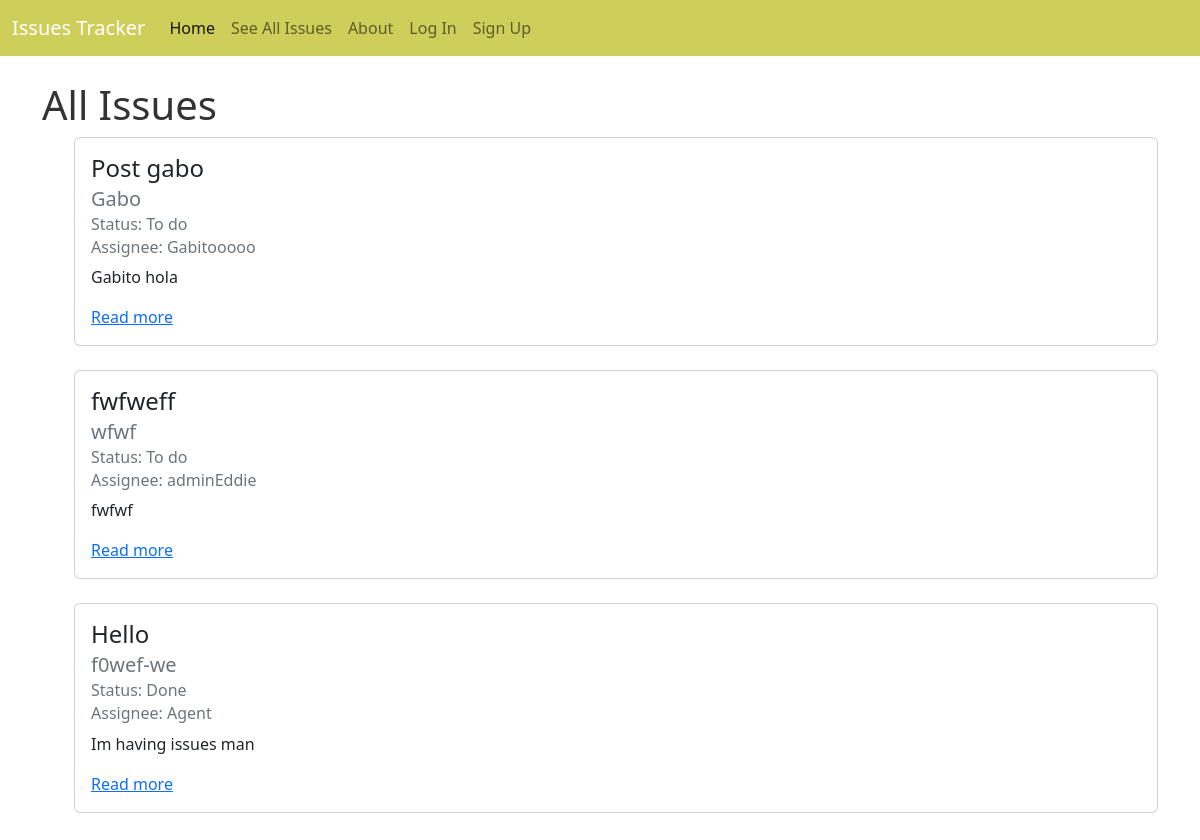
The app's page /issues/, older data.
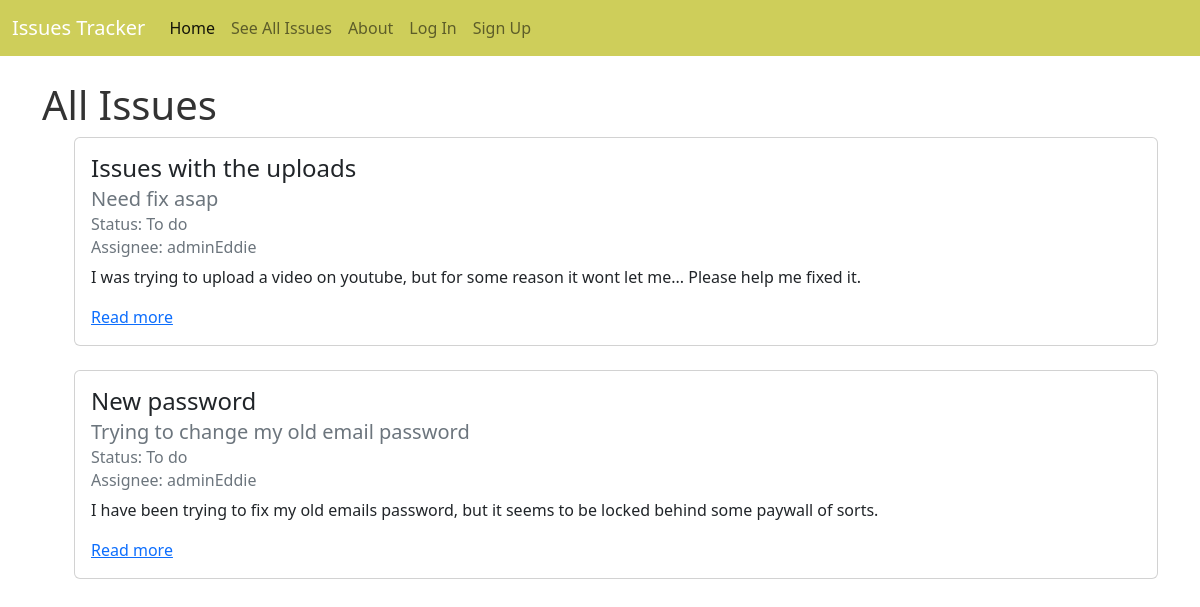
The same page, newer data.
### issues/models.py (models this page shows, shortened)
class Issues(models.Model):
    title = models.CharField(max_length=256)
    summary = models.CharField(max_length=512)
    description = models.TextField()
    status = models.ForeignKey(
        Status,
        on_delete=models.CASCADE,
        default = 1
    )
    requester = models.ForeignKey(
        get_user_model(),
        on_delete=models.CASCADE,
        related_name = "requester"
    )
    assignee = models.ForeignKey(
        get_user_model(),
        on_delete=models.CASCADE,
        blank=True, null=True,
        related_name = "assignee",
        default = 1
    )

class Status(models.Model):
    name = models.CharField(max_length=128)
    description = models.CharField(max_length=256)
    def __str__(self):
        return self.name

### accounts/models.py (models this page shows)
class CustomUser(AbstractUser):
    role = models.ForeignKey(
        Role,
        on_delete=models.CASCADE,
        blank = True,
        null = True
    )

### issues/views.py (the view)
# urls.py: path('', IssueListView.as_view(), name='list'),
class IssueListView(ListView):
    template_name = "issues/list.html"
    model = Issues

### templates/issues/list.html (shortened to what this page needs)
{% extends 'base.html' %}
{% block content %}
    <h1>All Issues</h1>
    {% if issues_list|length > 0 %}
        <ul>
            {% for issue in issues_list %}
            <div class="card">
                <div class="card-body">
                    <h4 class="card-title">{{ issue.title }}</h4>
                    <h5 class="card-subtitle mb-2 text-muted">{{ issue.summary}}</h5>
                    <h6 class="card-subtitle mb-2 text-muted">Status: {{ issue.status}}</h6>
                    <h6 class="card-subtitle mb-2 text-muted">Assignee: {{ issue.assignee }}</h6>
                    <p class="card-text">{{ issue.description|truncatechars:500 }}</p>
                    <a href="{% url 'detail' issue.id %}" class="card-link">Read more</a>
                </div>
            </div>
            <br />
            {% endfor %}
        </ul>
    {% else %}
        <h5>There's no issues yet.</h5>
    {% endif %}
{% endblock content %}

### templates/base.html (shortened to what this page needs)
{%load static %}
<!DOCTYPE html>
<html lang="en">
<head>
    <link href="https://cdn.jsdelivr.net/npm/bootstrap@5.2.1/dist/css/bootstrap.min.css" rel="stylesheet">
    <link rel="stylesheet" href="https://cdn.jsdelivr.net/npm/bootstrap-icons@1.9.1/font/bootstrap-icons.css">
    <link rel="stylesheet" href="{% static 'css/style.css' %}">
</head>
<body>
    <nav class="navbar navbar-expand-lg">
        <div class="container-fluid">
            <a class="navbar-brand" href="{% url 'home' %}">Issues Tracker</a>
            <div class="collapse navbar-collapse" id="navbarNav">
            <ul class="navbar-nav">
                <li class="nav-item">
                <a class="nav-link active" aria-current="page" href="{% url 'home' %}">Home</a>
                <li class="nav-item">
                    <a class="nav-link" href="{% url 'list' %}">See All Issues</a>
                </li>
                <li class="nav-item">
                    <a class="nav-link" href="{% url 'about' %}">About</a>
                </li>
                {% if user.is_authenticated %}
                <li class="nav-item dropdown">
                    <a class="nav-link dropdown-toggle" href="#" role="button" data-bs-toggle="dropdown" aria-expanded="false">
                      {{user.role}}
                    </a>
                    <ul class="dropdown-menu">
                        {% if user.role.name == "Customer" %}
                            <li><a class="dropdown-item" href="{% url 'create' %}">Post new issue</a></li>
                        {% else %}
                            <li><a class="dropdown-item" href="{% url 'todo_list' %}">To do</a></li>
                            <li><a class="dropdown-item" href="{% url 'inprogress_list' %}">In progress</a></li>
                            <li><a class="dropdown-item" href="{% url 'done_list' %}">Done</a></li>
                        {% endif %}
                            <li><hr class="dropdown-item-divider"></li>
                            <li><a class="dropdown-item" href="{% url 'password_change' %}">Change Password</a></li>
                        {% if user.is_staff %}
                        <li><a class="dropdown-item" href="{% url 'admin:index' %}">Admin</a></li>
                        {% endif %}
                        <li class="dropdown-item">
                            <a class="nav-link" href="{% url 'logout' %}">Log Out</a>
                        </li>
                    </ul>
                  </li>
                {% else %}
                    <li class="nav-item">
                        <a class="nav-link" href="{% url 'login' %}">Log In</a>
                    </li>
                    <li class="nav-item">
                        <a class="nav-link" href="{% url 'signup' %}">Sign Up</a>
                    </li>
                {% endif %}
            </ul>
            </div>
        </div>
    </nav>
    <div class="container">
        {% block content %}
        {% endblock content %}
    </div>
</body>
</html>

### static/css/style.css (style rules this page uses)
.container { margin-top: 25px; }
h1 { color: rgb(51, 51, 51); }
nav { background-color: rgb(206, 206, 90); }
a.navbar-brand, a.nav-link.active { color: white; }

Row changes from the older to the newer data that the page shows:
removed Issues: title "Post gabo", summary "Gabo", status "To do", assignee "Gabitooooo", description "Gabito hola"
removed Issues: title "fwfweff", summary "wfwf", status "To do", assignee "adminEddie", description "fwfwf"
removed Issues: title "Hello", summary "f0wef-we", status "Done", assignee "Agent", description "Im having issues man"
added Issues: title "Issues with the uploads", summary "Need fix asap", status "To do", assignee "adminEddie", description "I was trying to upload a video on youtube, but for some reason it wont let me... Please help me fixed it."
added Issues: title "New password", summary "Trying to change my old email password", status "To do", assignee "adminEddie", description "I have been trying to fix my old emails password, but it seems to be locked behind some paywall of sorts."
